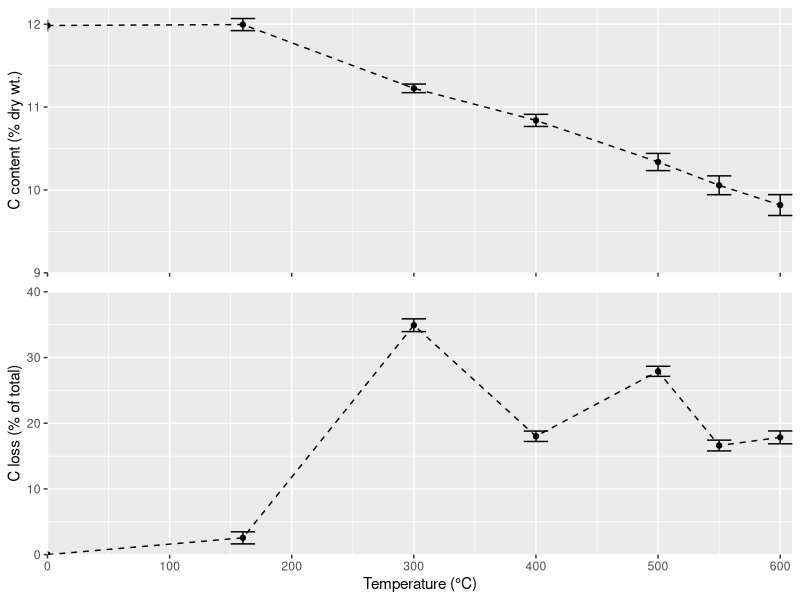

The R script that drew this image:
library(tidyverse)
library(plotrix)
library(cowplot)

ramped <- read.csv("Howard_et_al_data.csv")


#### top plot

x0 = 100*(ramped$Ccontentorg)
x160 = 100*(ramped$X160Wt.Cpost)/(ramped$X160remains)
x300 = 100*(ramped$X300Wt.Cpost)/(ramped$X300remains)        
x400 = 100*(ramped$X400Wt.Cpost)/(ramped$X400remains)
x500 = 100*(ramped$X500Wt.Cpost)/(ramped$X500remains)    
x550 = 100*(ramped$X550Wt.Cpost)/(ramped$X550remains)
x600 = 100*(ramped$X600Wt.Cpost)/(ramped$X600remains)

averageramped <- tibble(x0,x160,x300,x400,x500,x550,x600) %>% 
  gather("temp_id", "values")


summary <- averageramped %>% 
  group_by(temp_id) %>% 
  summarise(mean =  mean(values, na.rm = TRUE), 
            SE = std.error(values, na.rm = TRUE)) %>% 
  ungroup() %>% 
  mutate(temp = as.numeric(str_remove_all(temp_id, "x")))


###
top_plot <- summary %>% 
  ggplot(aes(temp,mean))+
  geom_point()+  
  geom_errorbar(aes(ymin = mean-SE, ymax = mean+SE), width = 20) +
  geom_line(linetype = "dashed")+
  scale_x_continuous(expand = c(0, 0), 
                     breaks = seq(from = 0, to = 600, by = 100),
                     limits = c(0,610))+
  scale_y_continuous(expand = c(0, 0), 
                     breaks = c(9,10,11,12),
                     limits = c(9,12.2))+
  labs(x = "",
       y = "C content (% dry wt.)")+
  theme(axis.title.x = element_blank(),
        axis.text.x = element_blank())

#####

#bottom plot
########
############

ramped$totalClost =  (ramped$X160Wt.Clost) + (ramped$X300Wt.Clost)+
  (ramped$X400Wt.Clost) + (ramped$X500Wt.Clost) + (ramped$X550Wt.Clost)

"x0" = (ramped$org_wt)-(ramped$org_wt)
"x160" = 100*(ramped$X160Wt.Clost)/(ramped$totalClost)
"x300" = 100*(ramped$X300Wt.Clost)/(ramped$totalClost)              
"x400" = 100*(ramped$X400Wt.Clost)/(ramped$totalClost)      
"x500" = 100*(ramped$X500Wt.Clost)/(ramped$totalClost)     
"x550" = 100*(ramped$X550Wt.Clost)/(ramped$totalClost)
"x600" = 100*(ramped$X600Wt.Clost)/(ramped$totalClost)
"total" = 100*(ramped$totalClost)/(ramped$totalClost)

averageramped <- tibble(x0,x160,x300,x400,x500,x550,x600) %>% 
  gather("temp_id", "values")


summary <- averageramped %>% 
  group_by(temp_id) %>% 
  summarise(mean =  mean(values, na.rm = TRUE), 
            SE = std.error(values, na.rm = TRUE)) %>% 
  ungroup() %>% 
  mutate(temp = as.numeric(str_remove_all(temp_id, "x")))


###
bottom_plot <- summary %>% 
  ggplot(aes(temp,mean))+
  geom_point()+  
  geom_errorbar(aes(ymin = mean-SE, ymax = mean+SE), width = 20) +
  geom_line(linetype = "dashed")+
  scale_x_continuous(expand = c(0, 0), 
                     breaks = seq(from = 0, to = 600, by = 100),
                     limits = c(0,610))+
  scale_y_continuous(expand = c(0, 0), 
                     breaks = c(0,10,20,30,40),
                     limits = c(0,40))+
  labs(x = "Temperature (°C)",
       y = "C loss (% of total)")



big_plot <- plot_grid(top_plot, bottom_plot, ncol = 1, rel_heights = c(.9,1),
                      align = 'v', axis = 'l') # aligning vertically along the left axis


ggsave("fig4_ramped_C.pdf", big_plot, width = 4.8, height = 6.6)

